Frame 1 (no input): blank canvas, image omitted
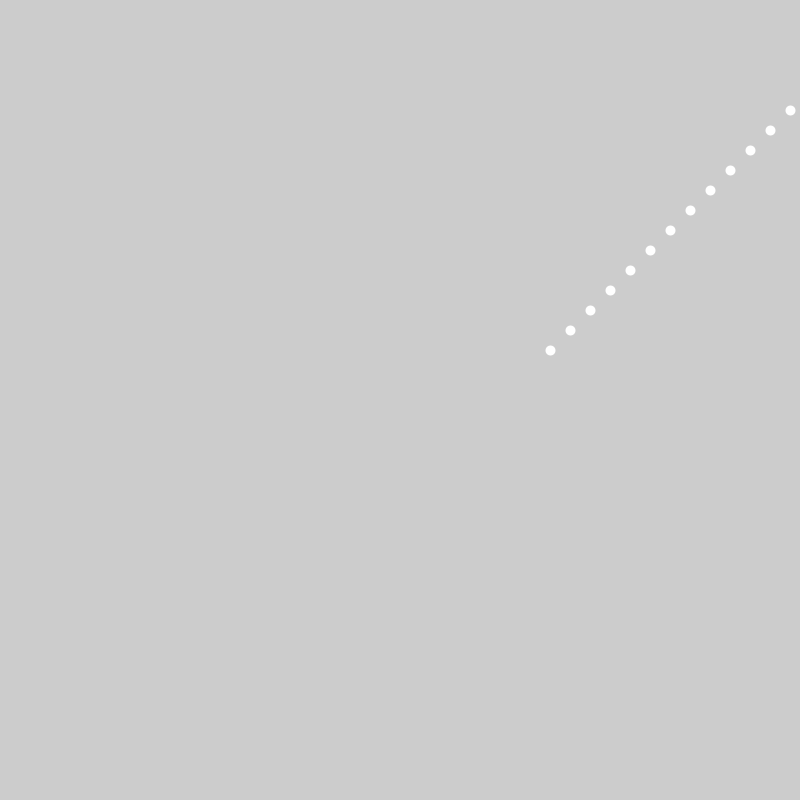
Frame 60 (the mouse pressed at the canvas centre just before this capture)
Frame 120 (the mouse held since frame 60 and released just before this capture): identical to frame 60, image omitted

The Processing sketch that drew this single still picture (run headless with seeded random() and noise(); from frame 60 on, the mouse is pressed at the canvas centre):

// Processing sketch: sketch_3d_testing
// ── sketch_3d_testing.pde
float x = 50;
float y = 50;
float a = 0;
float r;
float x1;
float y1;
float x3;
float y3;
float dx = 0;
float dy = 0;

void setup() {
  size(800, 800);
  frameRate(100);
}

void draw() {
  r = (width+height)/4;
  x1 = width/2 + r/2 * cos(a-1.57);
  y1 = height/2 + r/2 * sin(a-1.57);
  //line(width/2, height/2, x1, y1);
  stroke(255);
  strokeWeight(10);
  fill(255);
  translate(x3, y3);
  translate(x1, y1);
  rotate(a);
  point(150, 150);
  x1/=100;
  y1*=100;
  x3+=20;
  y3-=20;
}
